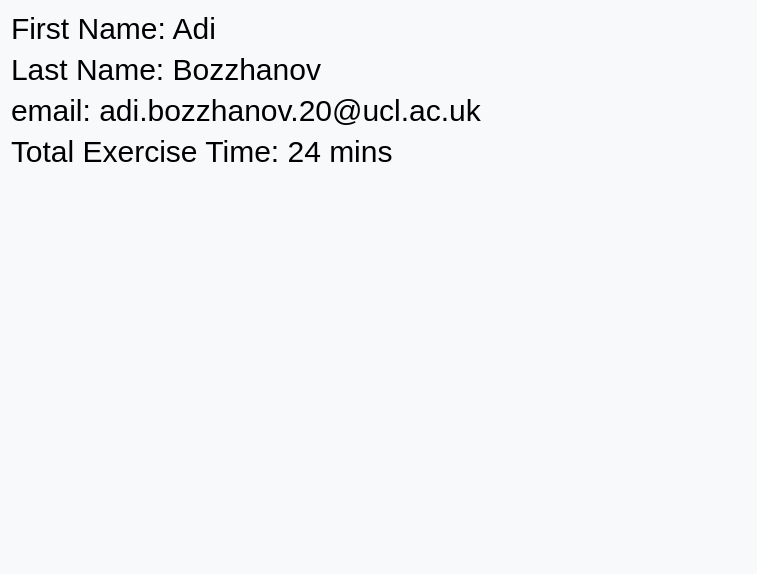
<?xml version="1.0" encoding="UTF-8"?>
<ui version="4.0">
 <class>main_frame</class>
 <widget class="QFrame" name="main_frame">
  <property name="geometry">
   <rect>
    <x>0</x>
    <y>0</y>
    <width>757</width>
    <height>574</height>
   </rect>
  </property>
  <property name="windowTitle">
   <string>Frame</string>
  </property>
  <property name="styleSheet">
   <string notr="true">QFrame{
	background-color: #f8f9fa;
}

QLabel{
	color: #000000;
	font-size: 30px;
}</string>
  </property>
  <layout class="QVBoxLayout" name="verticalLayout">
   <item>
    <widget class="QLabel" name="label">
     <property name="text">
      <string>First Name: Adi</string>
     </property>
    </widget>
   </item>
   <item>
    <widget class="QLabel" name="label_2">
     <property name="text">
      <string>Last Name: Bozzhanov</string>
     </property>
    </widget>
   </item>
   <item>
    <widget class="QLabel" name="label_3">
     <property name="text">
      <string>email: adi.bozzhanov.20@ucl.ac.uk</string>
     </property>
    </widget>
   </item>
   <item>
    <widget class="QLabel" name="label_4">
     <property name="text">
      <string>Total Exercise Time: 24 mins</string>
     </property>
    </widget>
   </item>
   <item>
    <spacer name="verticalSpacer">
     <property name="orientation">
      <enum>Qt::Vertical</enum>
     </property>
     <property name="sizeHint" stdset="0">
      <size>
       <width>20</width>
       <height>40</height>
      </size>
     </property>
    </spacer>
   </item>
  </layout>
 </widget>
 <resources/>
 <connections/>
</ui>
